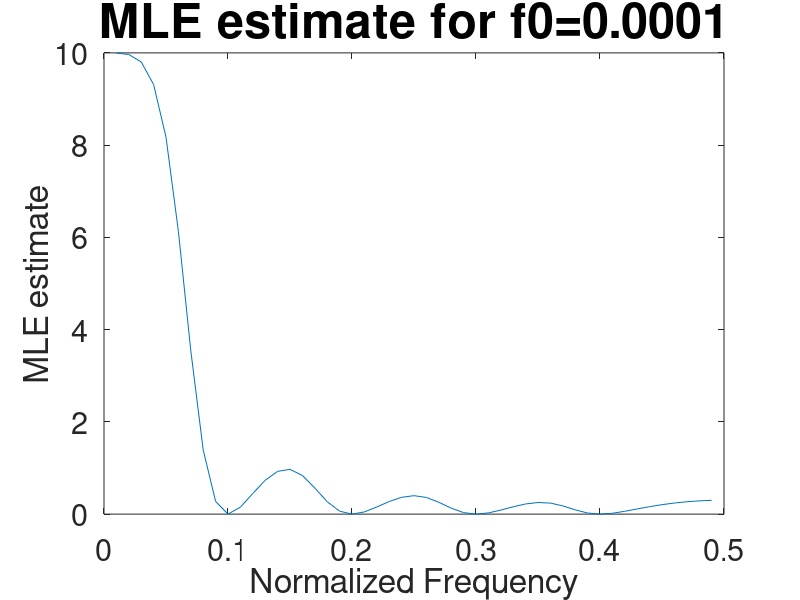
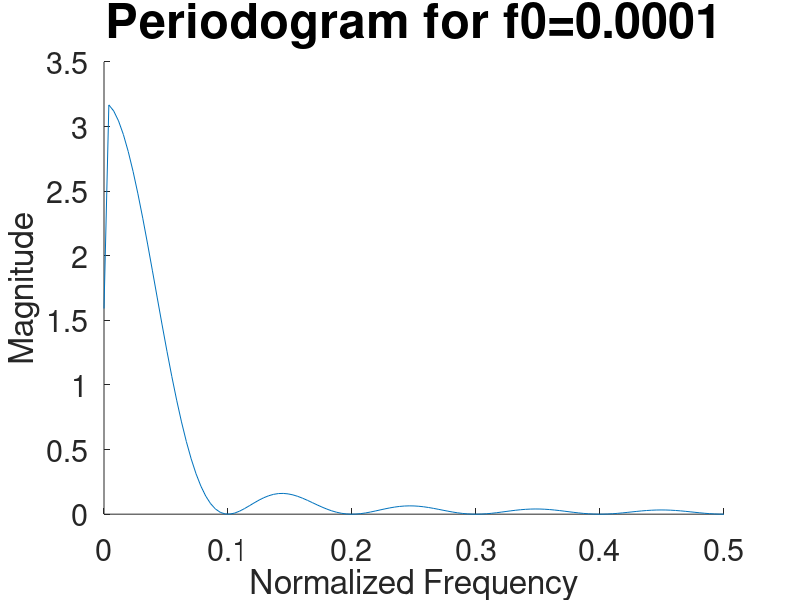

Reproduce these figures in MATLAB, in order.
%% EX 5
% N=10
n = 0:9;
f = 0.0001;
f0 = 0.01:0.01:0.49;
X = cos(2*pi*f*n); 
figure
est = zeros(1, length(f0));
for i=1:length(f0)
c = cos(2*pi*f0(i)*n);
s = sin(2*pi*f0(i)*n);
H = [c', s'];
x = cos(2*pi*f*n');
est(i) = x'*H*inv(H'*H)*H'*x;
end
plot(f0,est)
xlabel('Normalized Frequency')
ylabel('MLE estimate')
set(gca, 'Fontsize', 22)
title('MLE estimate for f0=0.0001', 'Fontsize', 35)
figure
frt = abs(fft(X));
% stem(frt)
hold on
p=periodogram(X);
ax = linspace(0,0.5,129);
plot(ax,p)
xlabel('Normalized Frequency')
ylabel('Magnitude')
set(gca, 'Fontsize', 22)
title('Periodogram for f0=0.0001', 'Fontsize', 35)